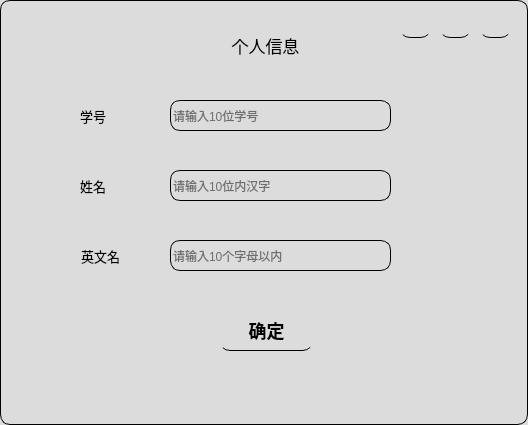
<?xml version="1.0" encoding="UTF-8"?>
<ui version="4.0">
 <class>userinfoDialog</class>
 <widget class="QDialog" name="userinfoDialog">
  <property name="geometry">
   <rect>
    <x>0</x>
    <y>0</y>
    <width>528</width>
    <height>425</height>
   </rect>
  </property>
  <property name="windowTitle">
   <string>Dialog</string>
  </property>
  <property name="styleSheet">
   <string notr="true">QWidget{
background:#DCDCDC;
border-right:1px solid black;
border-left:1px solid black;
border-top:1px solid black;
border-bottom:1px solid black;
border-top-left-radius:10px;
border-bottom-left-radius:10px;
border-top-right-radius:10px;
border-bottom-right-radius:10px;
}
QPushButton{
    border:none;
    border-bottom:1px solid black;
    font-size:18px;
    font-weight:700;
 }
QPushButton:hover{border-left:4px solid grey;font-weight:700;}
QCheckBox{
border:none}
QLabel{border:none}</string>
  </property>
  <widget class="QLabel" name="UserInfo">
   <property name="geometry">
    <rect>
     <x>190</x>
     <y>30</y>
     <width>151</width>
     <height>31</height>
    </rect>
   </property>
   <property name="font">
    <font>
     <family>华文琥珀</family>
     <pointsize>13</pointsize>
    </font>
   </property>
   <property name="text">
    <string>个人信息</string>
   </property>
   <property name="alignment">
    <set>Qt::AlignCenter</set>
   </property>
  </widget>
  <widget class="QPushButton" name="okButton">
   <property name="geometry">
    <rect>
     <x>220</x>
     <y>310</y>
     <width>93</width>
     <height>41</height>
    </rect>
   </property>
   <property name="text">
    <string>确定</string>
   </property>
  </widget>
  <widget class="QLabel" name="msgLabel">
   <property name="geometry">
    <rect>
     <x>80</x>
     <y>380</y>
     <width>281</width>
     <height>16</height>
    </rect>
   </property>
   <property name="text">
    <string/>
   </property>
  </widget>
  <widget class="QLabel" name="usernumberLabel">
   <property name="geometry">
    <rect>
     <x>80</x>
     <y>100</y>
     <width>72</width>
     <height>31</height>
    </rect>
   </property>
   <property name="font">
    <font>
     <family>华文中宋</family>
     <pointsize>10</pointsize>
    </font>
   </property>
   <property name="text">
    <string>学号</string>
   </property>
  </widget>
  <widget class="QLineEdit" name="UsernumlineEdit">
   <property name="geometry">
    <rect>
     <x>170</x>
     <y>100</y>
     <width>221</width>
     <height>31</height>
    </rect>
   </property>
   <property name="placeholderText">
    <string>请输入10位学号</string>
   </property>
  </widget>
  <widget class="QLabel" name="usernameLabel">
   <property name="geometry">
    <rect>
     <x>80</x>
     <y>170</y>
     <width>72</width>
     <height>31</height>
    </rect>
   </property>
   <property name="font">
    <font>
     <family>华文中宋</family>
     <pointsize>10</pointsize>
    </font>
   </property>
   <property name="text">
    <string>姓名</string>
   </property>
  </widget>
  <widget class="QLineEdit" name="UsernamelineEdit">
   <property name="geometry">
    <rect>
     <x>170</x>
     <y>170</y>
     <width>221</width>
     <height>31</height>
    </rect>
   </property>
   <property name="placeholderText">
    <string>请输入10位内汉字</string>
   </property>
  </widget>
  <widget class="QLabel" name="EnglishLabel">
   <property name="geometry">
    <rect>
     <x>81</x>
     <y>240</y>
     <width>71</width>
     <height>31</height>
    </rect>
   </property>
   <property name="font">
    <font>
     <family>华文中宋</family>
     <pointsize>10</pointsize>
    </font>
   </property>
   <property name="text">
    <string>英文名</string>
   </property>
  </widget>
  <widget class="QLineEdit" name="EnglishnamelineEdit">
   <property name="geometry">
    <rect>
     <x>170</x>
     <y>240</y>
     <width>221</width>
     <height>31</height>
    </rect>
   </property>
   <property name="placeholderText">
    <string>请输入10个字母以内</string>
   </property>
  </widget>
  <widget class="QPushButton" name="left_close">
   <property name="geometry">
    <rect>
     <x>400</x>
     <y>10</y>
     <width>31</width>
     <height>28</height>
    </rect>
   </property>
   <property name="text">
    <string/>
   </property>
  </widget>
  <widget class="QPushButton" name="left_visit">
   <property name="geometry">
    <rect>
     <x>440</x>
     <y>10</y>
     <width>31</width>
     <height>28</height>
    </rect>
   </property>
   <property name="text">
    <string/>
   </property>
  </widget>
  <widget class="QPushButton" name="left_mini">
   <property name="geometry">
    <rect>
     <x>480</x>
     <y>10</y>
     <width>31</width>
     <height>28</height>
    </rect>
   </property>
   <property name="text">
    <string/>
   </property>
  </widget>
 </widget>
 <resources/>
 <connections/>
</ui>
